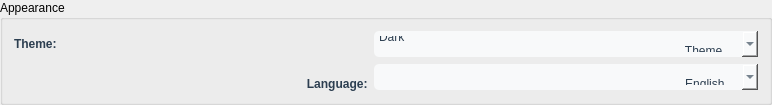
                                                                <widget class="QGroupBox"
                                                                    name="appearanceGroup">
                                                                    <property name="title">
                                                                        <string>Appearance</string>
                                                                    </property>
                                                                    <layout class="QGridLayout"
                                                                        name="gridLayout_3">
                                                                        <item row="0" column="0">
                                                                            <widget class="QLabel"
                                                                                name="themeLabel">
                                                                                <property
                                                                                    name="styleSheet">
                                                                                    <string
                                                                                        notr="true">QLabel
                                                                                        {
                                                                                        color:
                                                                                        #2c3e50;
                                                                                        font-weight:
                                                                                        bold;
                                                                                        }</string>
                                                                                </property>
                                                                                <property
                                                                                    name="text">
                                                                                    <string>Theme:</string>
                                                                                </property>
                                                                            </widget>
                                                                        </item>
                                                                        <item row="0" column="1">
                                                                            <widget
                                                                                class="QComboBox"
                                                                                name="themeComboBox">
                                                                                <property
                                                                                    name="styleSheet">
                                                                                    <string
                                                                                        notr="true">QComboBox
                                                                                        {
                                                                                        border: 1px
                                                                                        solid
                                                                                        #ecf0f1;
                                                                                        border-radius:
                                                                                        5px;
                                                                                        padding:
                                                                                        5px;
                                                                                        background-color:
                                                                                        #f8f9fa;
                                                                                        color:
                                                                                        #2c3e50;
                                                                                        }</string>
                                                                                </property>
                                                                                <item>
                                                                                    <property
                                                                                        name="text">
                                                                                        <string>Dark
                                                                                            Theme</string>
                                                                                    </property>
                                                                                </item>
                                                                                <item>
                                                                                    <property
                                                                                        name="text">
                                                                                        <string>Light
                                                                                            Theme</string>
                                                                                    </property>
                                                                                </item>
                                                                                <item>
                                                                                    <property
                                                                                        name="text">
                                                                                        <string>System
                                                                                            Default</string>
                                                                                    </property>
                                                                                </item>
                                                                            </widget>
                                                                        </item>
                                                                        <item row="1" column="0">
                                                                            <widget class="QLabel"
                                                                                name="languageLabel">
                                                                                <property
                                                                                    name="styleSheet">
                                                                                    <string
                                                                                        notr="true">QLabel
                                                                                        {
                                                                                        color:
                                                                                        #2c3e50;
                                                                                        font-weight:
                                                                                        bold;
                                                                                        }</string>
                                                                                </property>
                                                                                <property
                                                                                    name="text">
                                                                                    <string>
                                                                                        Language:</string>
                                                                                </property>
                                                                            </widget>
                                                                        </item>
                                                                        <item row="1" column="1">
                                                                            <widget
                                                                                class="QComboBox"
                                                                                name="languageComboBox">
                                                                                <property
                                                                                    name="styleSheet">
                                                                                    <string
                                                                                        notr="true">QComboBox
                                                                                        {
                                                                                        border: 1px
                                                                                        solid
                                                                                        #ecf0f1;
                                                                                        border-radius:
                                                                                        5px;
                                                                                        padding:
                                                                                        5px;
                                                                                        background-color:
                                                                                        #f8f9fa;
                                                                                        color:
                                                                                        #2c3e50;
                                                                                        }</string>
                                                                                </property>
                                                                                <item>
                                                                                    <property
                                                                                        name="text">
                                                                                        <string>
                                                                                            English</string>
                                                                                    </property>
                                                                                </item>
                                                                                <item>
                                                                                    <property
                                                                                        name="text">
                                                                                        <string>
                                                                                            Spanish</string>
                                                                                    </property>
                                                                                </item>
                                                                                <item>
                                                                                    <property
                                                                                        name="text">
                                                                                        <string>
                                                                                            French</string>
                                                                                    </property>
                                                                                </item>
                                                                                <item>
                                                                                    <property
                                                                                        name="text">
                                                                                        <string>
                                                                                            German</string>
                                                                                    </property>
                                                                                </item>
                                                                            </widget>
                                                                        </item>
                                                                    </layout>
                                                                </widget>
